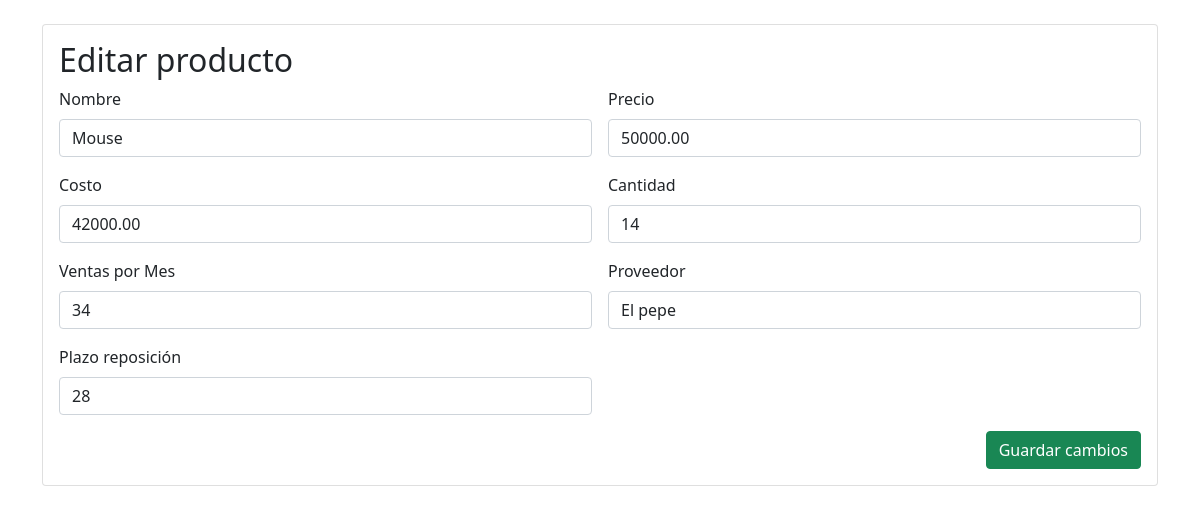
The page /editar_producto.php?id=1 on the database its author committed.
### tables this page shows
CREATE TABLE `productos` (
  `producto_id` int(11) NOT NULL,
  `nombre` varchar(150) NOT NULL,
  `precio_publico` decimal(12,2) NOT NULL,
  `costo` decimal(12,2) NOT NULL,
  `ventas_mes` int(11) NOT NULL,
  `proveedor` varchar(150) NOT NULL,
  `plazo_reposicion` int(11) NOT NULL,
  `cantidad` int(11) NOT NULL
);

### editar_producto.php (the view, shortened to what this page needs)
<?php
    require_once("config/conexion.php");
    $cant = 0;
    if(isset($_GET["id"])) {
      $id = filter_input(INPUT_GET,"id", FILTER_VALIDATE_INT);
      if($id === false || $id === null || $id <= 0) {
        die("ID INVALIDO");
      }else{
        $consulta = $db->prepare("SELECT * FROM productos WHERE producto_id = ?");
        $consulta->bind_param("i", $id);
        $consulta->execute();
        $resultado = $consulta->get_result();
        $cant = $resultado->num_rows;
      }
    }else{
      die("No se recibio ningun ID");
    }
?>
<!doctype html>
<html lang="es">
  <head>
    <link rel="stylesheet" href="https://cdn.jsdelivr.net/npm/bootstrap-icons@1.11.3/font/bootstrap-icons.min.css">
    <link href="https://cdn.jsdelivr.net/npm/bootstrap@5.0.2/dist/css/bootstrap.min.css" rel="stylesheet">
  </head>
  <body>
    <div class="container mt-4">
      <div class="card">
        <div class="card-body">
            <h2>Editar producto</h2>
            <form method="post">
              <div class="row g-3">
                  <?php
                    if($resultado and $cant > 0){
                      $producto = $resultado->fetch_assoc();
                  ?>
                    <div class="col-md-6">
                      <label for="nombre_prod" class="form-label">Nombre</label>
                      <input type="text" value="<?= htmlspecialchars($producto["nombre"], ENT_QUOTES, "UTF-8") ?>" name="nombre_prod" required class="form-control" id="Nombre_prod" placeholder="Ej: Mouse">
                    </div>
                    <div class="col-md-6">
                      <label for="precio_prod" class="form-label">Precio</label>
                      <input type="number" value="<?= htmlspecialchars($producto["precio_publico"], ENT_QUOTES, "UTF-8") ?>" name="precio_prod" required min="0" step="0.01" class="form-control" id="Precio_prod" placeholder="Precio en pesos ARS">
                    </div>
                    <div class="col-md-6">
                      <label for="costo_prod" class="form-label">Costo</label>
                      <input type="number" value="<?= htmlspecialchars($producto["costo"], ENT_QUOTES, "UTF-8") ?>" name="costo_prod" required min="0" step="0.01" class="form-control" id="Costo_prod" placeholder="Costo en pesos ARS">
                    </div>
                    <div class="col-md-6">
                      <label for="cantidad_prod" class="form-label">Cantidad</label>
                      <input type="number" value="<?= htmlspecialchars($producto["cantidad"], ENT_QUOTES, "UTF-8") ?>" name="cantidad_prod" required min="0" step="1" class="form-control" id="Cantidad_prod" placeholder="Unidades disponibles">
                    </div>
                    <div class="col-md-6">
                      <label for="ventas_mes" class="form-label">Ventas por Mes</label>
                      <input type="number" value="<?= htmlspecialchars($producto["ventas_mes"], ENT_QUOTES, "UTF-8") ?>" name="ventas_mes" required min="0" step="1" class="form-control" id="ventas_mes" placeholder="Ventas en Dias">
                    </div>
                    <div class="col-md-6">
                      <label for="proveedor" class="form-label">Proveedor</label>
                      <input type="text" value="<?= htmlspecialchars($producto["proveedor"], ENT_QUOTES, "UTF-8") ?>" name="proveedor" required class="form-control" id="proveedor" placeholder="Nombre del proveedor">
                    </div>
                    <div class="col-md-6">
                      <label for="plazo_reposicion" class="form-label">Plazo reposición</label>
                      <input type="number" value="<?= htmlspecialchars($producto["plazo_reposicion"], ENT_QUOTES, "UTF-8") ?>" name="plazo_reposicion" required min="0" step="1" class="form-control" id="plazo_reposicion" placeholder="Días">
                    </div>
                    <div class="d-flex justify-content-end">
                      <button type="submit" class="btn btn-success">Guardar cambios</button>
                    </div>
                  <?php }elseif($cant == 0){?>
                    <div class="col-md-6">
                      <h1>PRODUCTO NO ENCONTRADO</h1>
                    </div>
                  <?php } ?>
              </div>
            </form>
        </div>
      </div>
    </div>
  </body>
</html>

### rows shown on the page
productos: nombre_prod "Mouse", precio_prod "50000.00", costo_prod "42000.00", cantidad_prod "14", ventas_mes "34", proveedor "El pepe", plazo_reposicion "28"
